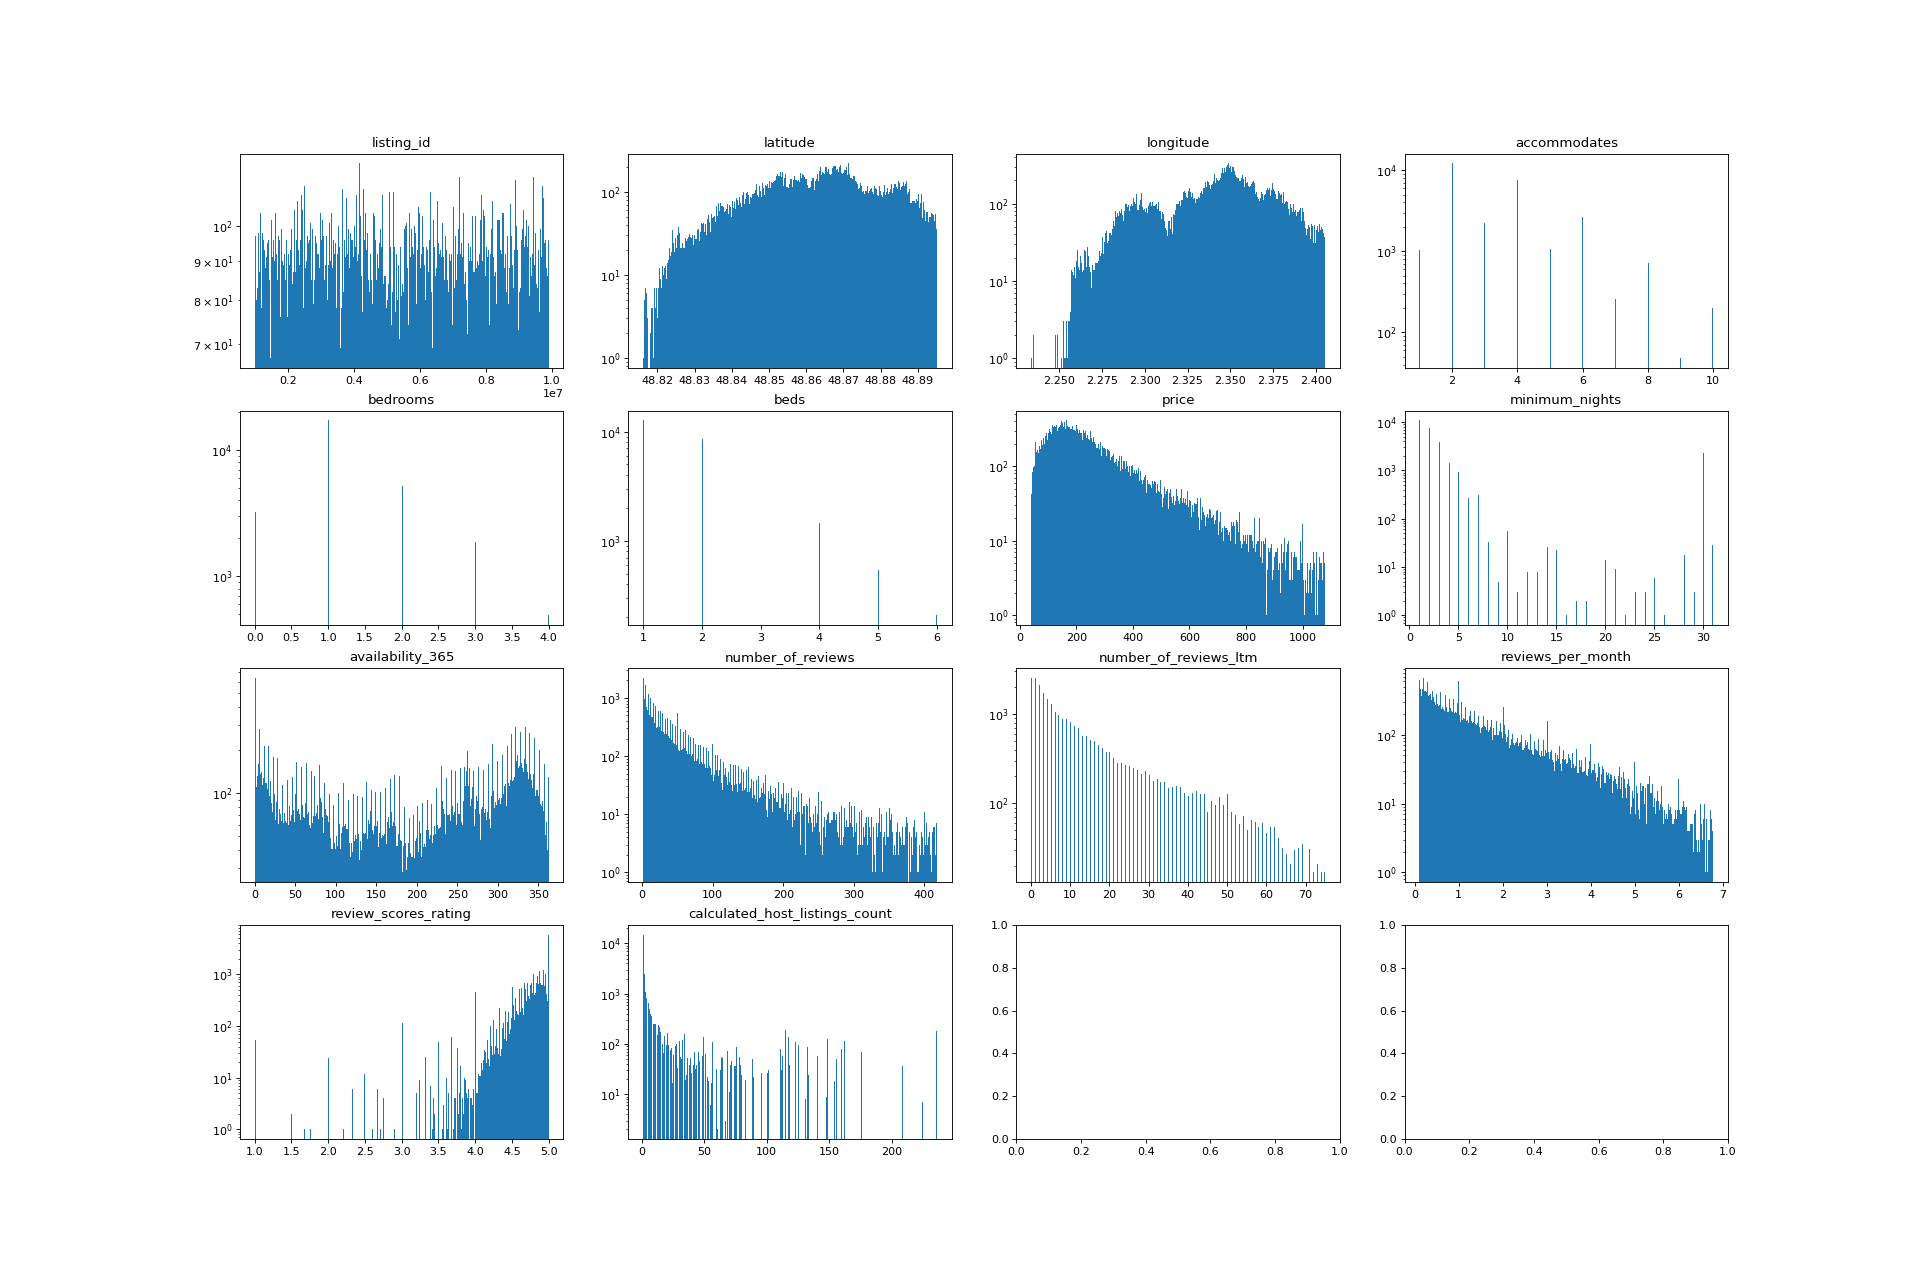

Write the Python code that produced this figure.
import pandas as pd
import matplotlib.pyplot as plt

df = pd.read_csv('paris_listings.csv')
num = df.select_dtypes('number').columns

fig, ax = plt.subplots(4, 4, figsize=(24, 16))
for a, c in zip(ax.flat, num):
    v = df[c].dropna()
    v = v[v <= v.quantile(0.99)]
    a.hist(v, bins=300)
    a.set_yscale('log')
    a.set_title(c)
plt.savefig('hist.png', dpi=80)

cols = ['price', 'review_scores_rating', 'number_of_reviews']
fig, ax = plt.subplots(1, 3, figsize=(30, 10))
for a, (x, y) in zip(ax, [(0, 1), (0, 2), (1, 2)]):
    a.scatter(df[cols[x]], df[cols[y]], s=0.5, c='k', alpha=0.4)
    a.set_xlabel(cols[x]); a.set_ylabel(cols[y])
    if cols[x] != 'review_scores_rating':
        a.set_xscale('log')
    if cols[y] != 'review_scores_rating':
        a.set_yscale('log')
plt.savefig('curve.png', dpi=70)

print(df.number_of_reviews.value_counts().sort_index().loc[44:56])
tmp = df[df.number_of_reviews == 50]
print(tmp.describe().T.to_string())
plt.figure(figsize=(12, 10))
plt.scatter(df.longitude, df.latitude, s=0.1, c='lightgrey')
plt.scatter(tmp.longitude, tmp.latitude, s=3, c='r')
plt.savefig('rev50.png', dpi=110)

print(pd.crosstab(df.number_of_reviews == 50, df.beds.isna()))
num = ['latitude', 'longitude', 'price', 'review_scores_rating', 'reviews_per_month', 'number_of_reviews_ltm', 'availability_365', 'listing_id']
fig, ax = plt.subplots(4, 7, figsize=(35, 20))
for a, (x, y) in zip(ax.flat, [(x, y) for i, x in enumerate(num) for y in num[i + 1:]]):
    a.scatter(tmp[x], tmp[y], s=4, c=tmp.beds.isna(), cmap='coolwarm')
    a.set_title(f'{x} / {y}')
plt.savefig('rev50_pairs.png', dpi=60)
